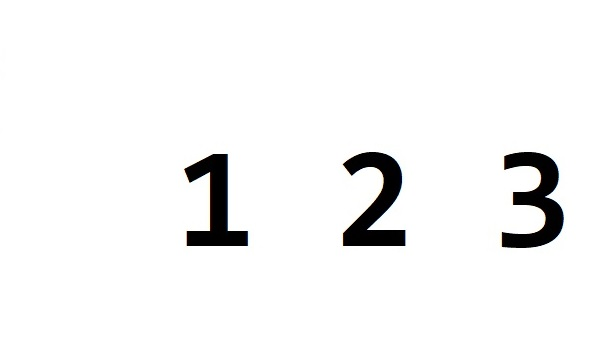
#> input picture T8-NumberDetector-JEVG/123.jpg, 600 x 340 px
$ python -i NumberDetect_JEVG.py   (imports and definitions only)
#> lines starting #> are read from the running program, lines starting #| are printed output that depends on the picture; after the words box and inside, x2 and y2 are one past the last pixel; in counts of white or black regions, pixels touching at a corner belong together
import cv2
import numpy as np
import tkinter as tk
import tkinter.font as tkFont

# Define the predefined images
# Define the predefined images
imagenes = ['123.jpg', '123Varied.jpg', '123Inverse.jpg', '123Size.jpg']

def process_image(imagen):
#> called with imagen = '123.jpg'
    umbral = 150
    img1 = cv2.imread('1.jpg', 0)
    img123 = cv2.imread(imagen, 0)  # Utilizar la imagen seleccionada
#> img123: shape (340, 600); min 0, max 255, mean 244.3
    img2 = cv2.imread('2.jpg', 0)
    img3 = cv2.imread('3.jpg', 0)
    img4 = cv2.imread('4.jpg', 0)


    _, img1_umbral = cv2.threshold(img1, umbral, 255, cv2.THRESH_BINARY_INV)
    _, img123_umbral = cv2.threshold(img123, umbral, 255, cv2.THRESH_BINARY_INV)
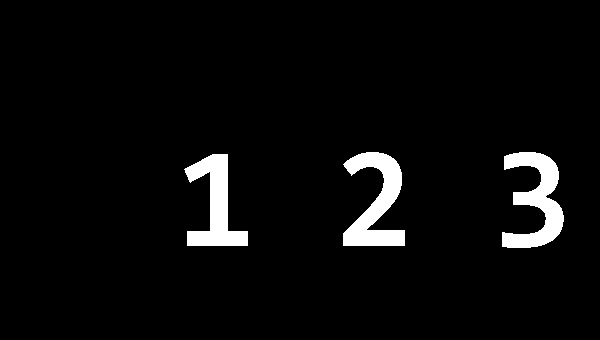
#> img123_umbral: shape (340, 600); 4.2% white; 3 white regions, box (x1, y1, x2, y2) and area: (343, 152, 405, 246) 2978, (502, 152, 564, 248) 2931, (184, 154, 248, 246) 2683
    _, img2_umbral = cv2.threshold(img2, umbral, 255, cv2.THRESH_BINARY_INV)
    _, img3_umbral = cv2.threshold(img3, umbral, 255, cv2.THRESH_BINARY_INV)
    _, img1_umbral = cv2.threshold(img1, umbral, 255, cv2.THRESH_BINARY_INV)
    _, img123_umbral = cv2.threshold(img123, umbral, 255, cv2.THRESH_BINARY_INV)
    _, img2_umbral = cv2.threshold(img2, umbral, 255, cv2.THRESH_BINARY_INV)
    _, img3_umbral = cv2.threshold(img3, umbral, 255, cv2.THRESH_BINARY_INV)


    contornos1, _ = cv2.findContours(img1_umbral, cv2.RETR_EXTERNAL, cv2.CHAIN_APPROX_NONE)
#> contornos1 = []
    contornos2, _ = cv2.findContours(img2_umbral, cv2.RETR_EXTERNAL, cv2.CHAIN_APPROX_NONE)
#> contornos2 = []
    contornos3, _ = cv2.findContours(img3_umbral, cv2.RETR_EXTERNAL, cv2.CHAIN_APPROX_NONE)
#> contornos3 = []

#> (the run stopped early here; a loop or call above may not have finished)

$ run again, on T8-NumberDetector-JEVG/2.jpg
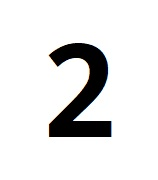
#> input picture T8-NumberDetector-JEVG/2.jpg, 158 x 180 px
#> in process_image, `_, img123_umbral = cv2.threshold(img123, umbral, 255, cv2.THRESH_BINAR..`:
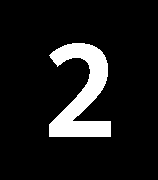
#> img123_umbral: shape (180, 158); 10.5% white; 1 white region
#> contornos1 = []
#> contornos2 = 1 contour; box (x1, y1, x2, y2) and area: (49, 43, 111, 137) 2800
#> contornos3 = []

$ run again, on T8-NumberDetector-JEVG/3.jpg
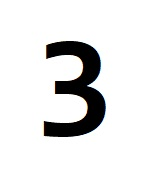
#> input picture T8-NumberDetector-JEVG/3.jpg, 158 x 180 px
#> in process_image, `_, img123_umbral = cv2.threshold(img123, umbral, 255, cv2.THRESH_BINAR..`:
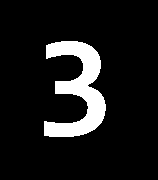
#> img123_umbral: shape (180, 158); 10.3% white; 1 white region
#> contornos1 = []
#> contornos3 = 1 contour; box (x1, y1, x2, y2) and area: (44, 41, 106, 137) 2734
